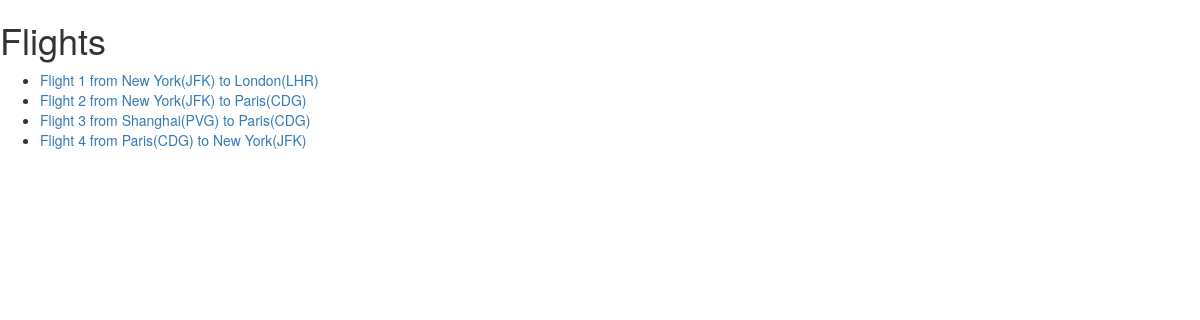
The app's page /flights/ with its own data.
### flights/models.py (models this page shows, shortened)
class Flight(models.Model):
    origin = models.ForeignKey(Airport, on_delete=models.CASCADE, related_name="depatures")
    destination =  models.ForeignKey(Airport, on_delete=models.CASCADE, related_name="arrivals")
    duration = models.IntegerField()

class Airport(models.Model):
    code = models.CharField(max_length=3)
    city = models.CharField(max_length=64)
    def __str__ (self):
        return f"{self.city}({self.code})"

### flights/views.py (the view)
# urls.py: path("", views.index, name="index"),
def index(request):
    return render(request, "flights/index.html",{
        "flights": Flight.objects.all()
    })

### flights/templates/flights/index.html
{% extends "flights/layout.html"%} {% block body %}
<h1>Flights</h1>
<ul>
  {% for flight in flights %}
  <li>
    <a href="{% url 'flights:flight' flight.id %}"
      >Flight {{ flight.id }} from {{ flight.origin }} to
      {{flight.destination}}</a
    >
  </li>
  {% endfor %}
</ul>
{% endblock %}

### records on screen
Flight: id "1", origin "New York(JFK)", destination "London(LHR)"
Flight: id "2", origin "New York(JFK)", destination "Paris(CDG)"
Flight: id "3", origin "Shanghai(PVG)", destination "Paris(CDG)"
Flight: id "4", origin "Paris(CDG)", destination "New York(JFK)"
